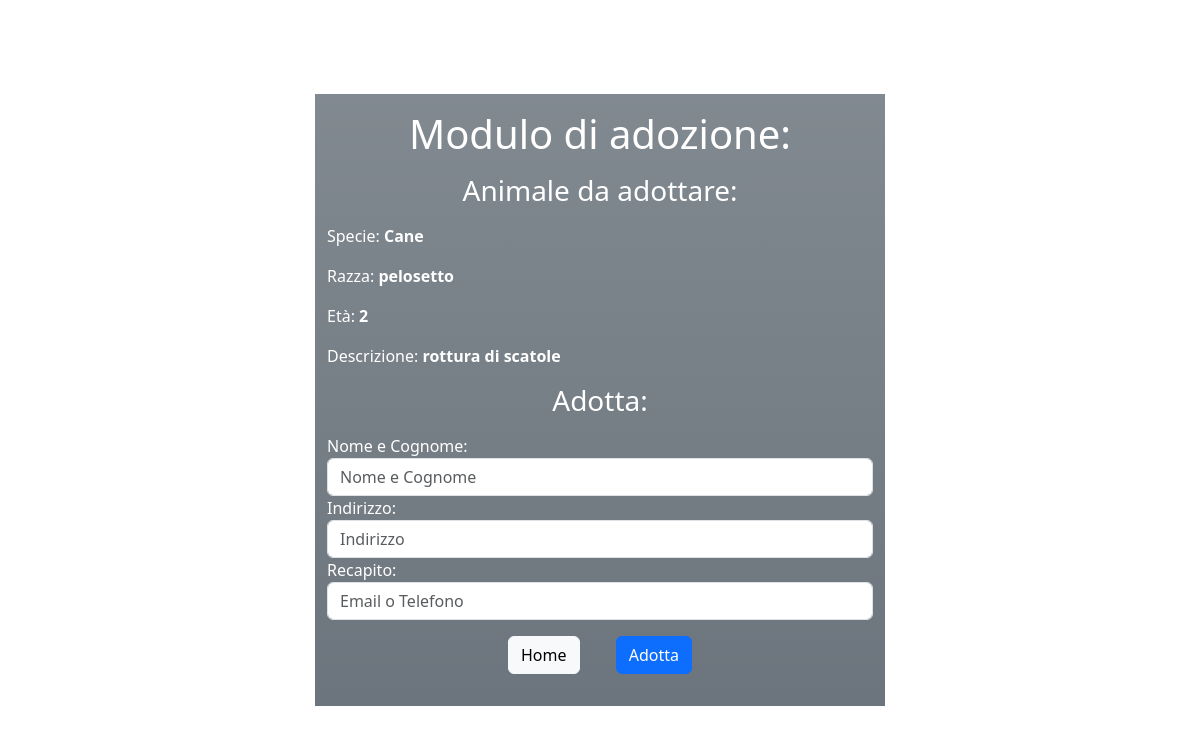
Before: /modulo_adozione/8/ (signed in) with the older database file.
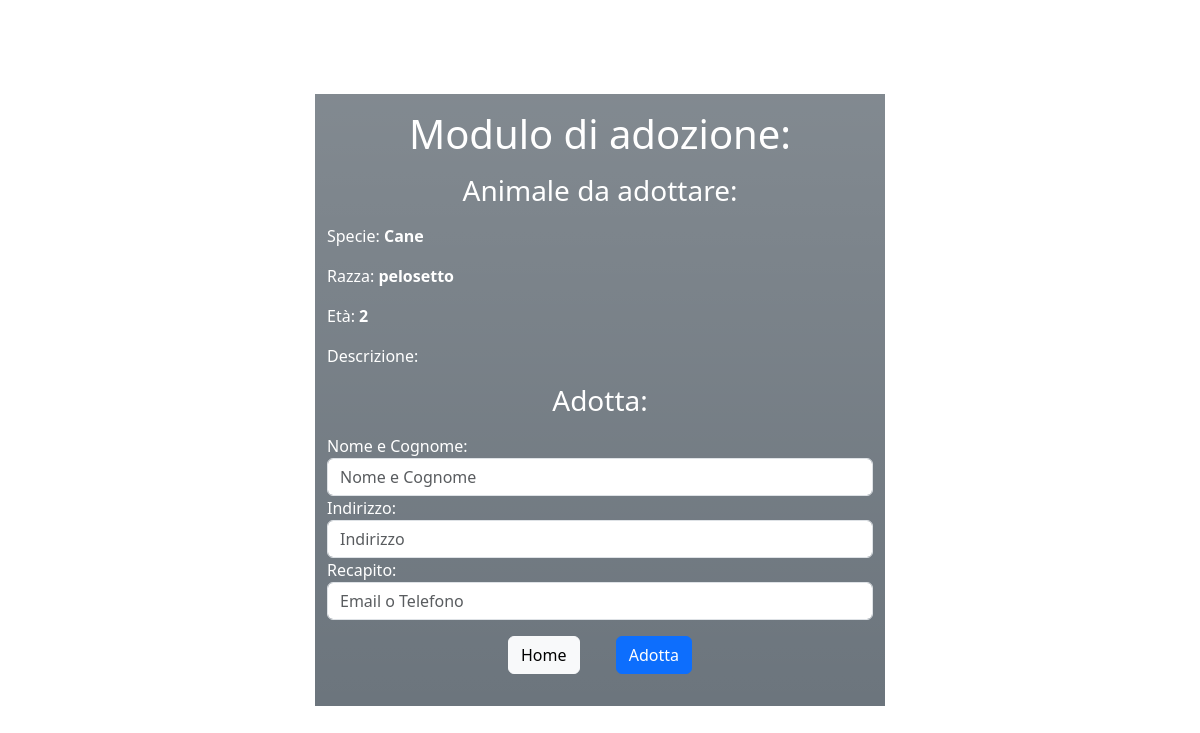
After: the same page with the newer database file.
### rifugioAnimali/models.py (models this page shows, shortened)
class Animale(models.Model):
    specie = models.CharField(max_length = 32,blank=False,null=False,validators=[validate_nonempty_string])
    razza = models.CharField(max_length = 32,blank=False,null=False,validators=[validate_nonempty_string])
    eta = models.IntegerField(default = 0,blank=False,null=False,validators=[MinValueValidator(0)])
    descrizione = models.CharField(max_length = 128,blank=True)
    stato = models.CharField(max_length=32,choices=[(choice.name,choice.value) for choice in StatoAdozione],default=StatoAdozione.NON_ADOTTATO.value,blank=False,null=False,validators=[validate_nonempty_string])

### rifugioAnimali/views.py (the view)
# urls.py: path("modulo_adozione/<int:animali_id>/",views.modulo_adozione,name="modulo_adozione"),
@login_required(login_url='login')
def modulo_adozione(request,animali_id):
    animale_da_adottare = get_object_or_404(Animale, id=animali_id)
    if animale_da_adottare.stato == "ADOTTATO" or animale_da_adottare.stato == "IN_ATTESA":
        return redirect('home')
    if animale_da_adottare == None:
        return redirect('home')
    template = loader.get_template("rifugioAnimali/modulo_adozione.html")
    context = {
        "animale_da_adottare" : animale_da_adottare,
    }
    return HttpResponse(template.render(context,request))

### rifugioAnimali/templates/rifugioAnimali/modulo_adozione.html (shortened to what this page needs)
<head>
    {% load static %}
    {% load bootstrap5 %}
    {% bootstrap_css %}
</head>
<body>
  {% if animale_da_adottare%}
  <div>
    <div class="container h-100">
      <div class="form-centrato row h-100 justify-content-center align-items-center">
        <div class="col-md-6 bg-secondary bg-gradient text-white" id="form-accesso">
          <h1 class="text-center m-3">Modulo di adozione:</h1>
          <h3 class="text-center m-3">Animale da adottare:</h3>
                  <p>Specie: <b>{{ animale_da_adottare.specie }}</b></p>
                  <p>Razza: <b>{{ animale_da_adottare.razza }}</b></p>
                  <p>Età: <b>{{ animale_da_adottare.eta }}</b></p>
                  <p>Descrizione: <b>{{ animale_da_adottare.descrizione }}</b></p>
          <h3 class="text-center m-3">Adotta:</h3>
          <form action="{% url 'invio_modulo_adozione' animale_da_adottare.id %}" method="post">
              <fieldset>
            <div class="form-group">
              <label for="adotta_nome">Nome e Cognome:</label>
              <input type="text" class="form-control" id="adotta_nome" name="nomeCognome" placeholder="Nome e Cognome">
            </div>
            <div class="form-group">
              <label for="adotta_indirizzo">Indirizzo:</label>
              <input type="text" class="form-control" id="adotta_indirizzo" name="indirizzo" placeholder="Indirizzo">
            </div>
            <div class="form-group">
              <label for="adotta_recapito">Recapito:</label>
              <input type="text" class="form-control" id="adotta_recapito" name = "recapito"placeholder="Email o Telefono">
            </div>
            <div class="form-group text-center">
              <a href="#" role="button" class="btn btn-light m-3" onclick="location.href = '/home'">Home</a>
              <button type="submit" name="adotta" id="adotta" class="btn btn-primary m-3">Adotta</button>
            </div>
          </form>
        </div>
      </div>
    </div>
  </div>
    {% else %}
    <h3>nessun animale da adottare</h3>
    {% endif %}
</body>

Changed rows visible on the page:
changed Animale "Cane": descrizione "rottura di scatole" → (not shown)
